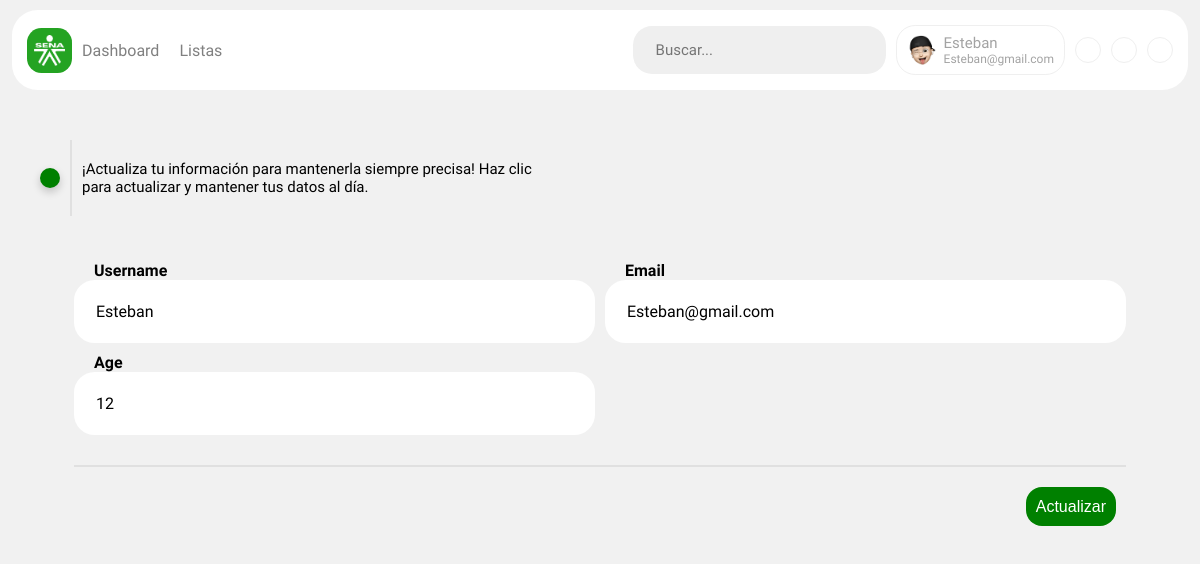
The app's page /views/edit.php (signed in) with its own data.
### tables this page shows
CREATE TABLE `users` (
  `Id` int(11) NOT NULL,
  `Username` varchar(200) DEFAULT NULL,
  `Email` varchar(200) DEFAULT NULL,
  `Age` int(11) DEFAULT NULL,
  `Password` varchar(200) DEFAULT NULL
);

### views/edit.php (the view, shortened to what this page needs)
<!DOCTYPE html>
<html lang="en">
<head>
    <link rel="stylesheet" href="../static/style/perfil.css">
</head>
<body>
    <?php include '../components/menu.php'; ?>
    <section>
        <div >
            <?php
               if(isset($_POST['submit'])){
                $username = $_POST['username'];
                $email = $_POST['email'];
                $age = $_POST['age'];
                $id = $_SESSION['id'];
                $edit_query = mysqli_query($con,"UPDATE users SET Username='$username', Email='$email', Age='$age' WHERE Id=$id ") or die("error occurred");
                if($edit_query){
                    echo "<div class='message'>
                    <p>Profile Updated!</p>
                </div> <br>";
              echo "<a href='home.php'><button class='btn'>Go Home</button>";
                }
               }else{
                $id = $_SESSION['id'];
                $query = mysqli_query($con,"SELECT*FROM users WHERE Id=$id ");
                while($result = mysqli_fetch_assoc($query)){
                    $res_Uname = $result['Username'];
                    $res_Email = $result['Email'];
                    $res_Age = $result['Age'];
                }
            ?>
            <header class="edit-text">
                <i class="ph ph-warning"></i>
                <p>¡Actualiza tu información para mantenerla siempre precisa! Haz clic para actualizar y mantener tus datos al día.</p>
            </header>
            <form action="" method="post" class="form-edit-profile">
                <div class="inpust-perfil">
                    <label for="username">Username</label>
                    <input type="text" name="username" id="username" value="<?php echo $res_Uname; ?>" autocomplete="off" required>
                </div>
                <div class="inpust-perfil">
                    <label for="email">Email</label>
                    <input type="text" name="email" id="email" value="<?php echo $res_Email; ?>" autocomplete="off" required>
                </div>
                <div class="inpust-perfil">
                    <label for="age">Age</label>
                    <input type="number" name="age" id="age" value="<?php echo $res_Age; ?>" autocomplete="off" required>
                </div>
                <div class="accion-btn">
                    <button type="submit" class="edit-button" name="submit">
                        <i class="ph ph-arrows-clockwise"></i> Actualizar
                    </button>
                </div>
            </form>
        </div>
        <?php } ?>
      </section>
</body>
</html>

### static/style/perfil.css (style rules this page uses)
.edit-text { display: flex; align-items: center; align-content: center; margin: 20px; }
.edit-text i { margin-right: 10px; background-color: green; color: #fff; border-radius: 12px; padding: 10px; box-shadow: 0 4px 8px rgba(0, 0, 0, 0.2); }
.edit-text p { font-size: 15px; border-left: 2px solid rgba(155, 155, 155, 0.205); padding: 20px 10px; width: 45%; }
.form-edit-profile { padding: 25px; border-radius: 1.5rem; display: grid; grid-template-columns: repeat(2, 1fr); gap: 10px; width: 95%; margin: 10px auto; }
.inpust-perfil { min-width: 100%; }
.inpust-perfil label { font-weight: 600; padding: 10px 20px; }
.inpust-perfil input { width: 100%; outline: none; border: 2px solid #ffffff; border-radius: 1.3rem; font-size: 16px; padding: 20px 45px 20px 20px; transition: all 0.3s ease-in-out; }
.inpust-perfil input::placeholder { color: #d3d3d3; }
.accion-btn { border-top: 2px solid rgba(155, 155, 155, 0.205); padding: 10px; margin-top: 20px; display: flex; align-items: flex-end; align-content: flex-end; justify-content: flex-end; grid-column: span 2; }
.edit-button { font-family: 'Poppins', sans-serif; padding: 10px; background-color: green; color: #fff; outline: none; border: none; cursor: pointer; border-radius: 1rem; margin-top: 10px; transition: .5s; font-size: 16px; }

### static/style/menu.css (style rules this page uses)
* { font-family: "Urbanist", sans-serif; list-style-type: none; text-decoration: none; box-sizing: border-box; margin: 0; padding: 0; }
body { background-color: #f1f1f1; }
section { padding: 20px; }

### static/style/oscuro.css (style rules this page uses)
body { transition: background-color 0.5s ease; }

### records on screen
users: username "Esteban", email "Esteban@gmail.com", age "12"

### other values on screen
$res_Uname "Esteban"
$res_Email "Esteban@gmail.com"
